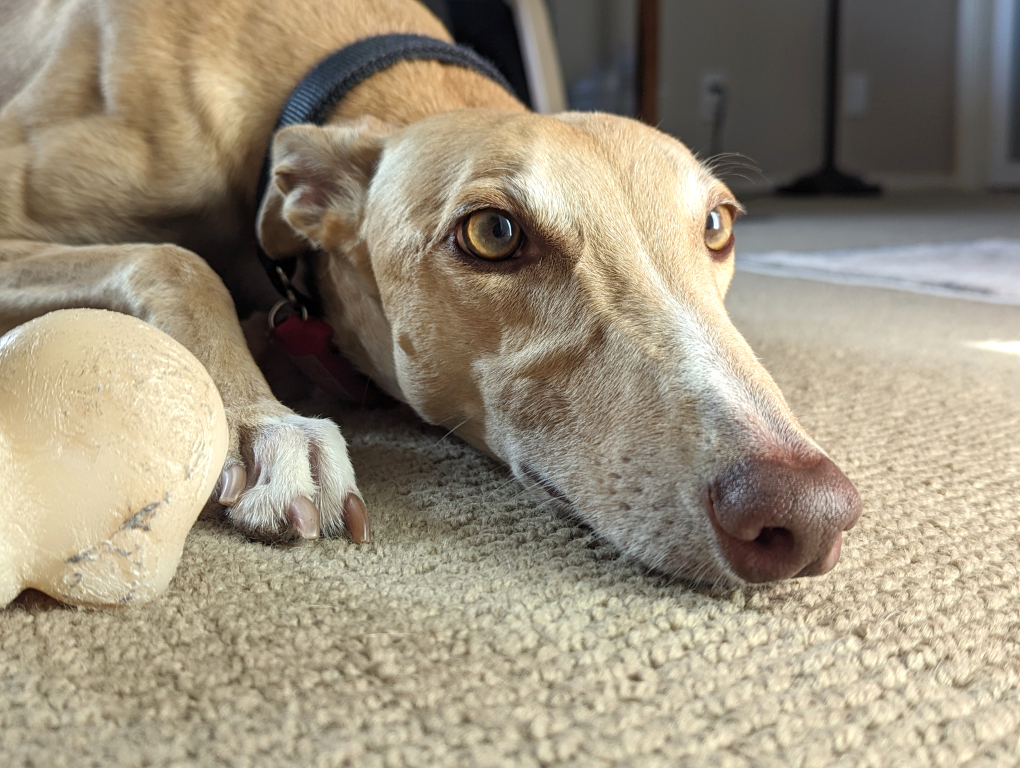
#> input picture delilah.jpg, 4080 x 3072 px (shown at 1/4 size)
$ python make_seg_image.py delilah.jpg
#> lines starting #> are read from the running program, lines starting #| are printed output that depends on the picture; after the words box and inside, x2 and y2 are one past the last pixel; in counts of white or black regions, pixels touching at a corner belong together; long printed decimals are rounded
import argparse
from os import path, makedirs
import json
import numpy as np
from skimage import io
from skimage.transform import rescale
from skimage.filters import gaussian


def compute_grayscale_thresholds(color_dict):
    gray_colors = {name: sum(color)/3 for name, color in color_dict.items()}
    grays = list(gray_colors.values())
    thresholds = [0] + [(c1+c2)/2 for c1, c2 in zip(grays[:-1], grays[1:])] + [255]
    names = gray_colors.keys()
    thresh_dict = {
        color: (sta, end)
        for color, (sta, end) in zip(names, zip(thresholds[:-1], thresholds[1:]))
    }
    return thresh_dict


if __name__ == '__main__':

    parser = argparse.ArgumentParser()
    parser.add_argument('--colors', '-c', default='color-calibration/paper-colors.json', help='JSON file with your papers\' color values')
    parser.add_argument('--sigma', '-s', default=2, type=float, help='Blurring radius. Higher means smoother, simpler shapes. Default=2')
    # parser.add_argument('--min-size', type=int, default=50, help='minimim size of objects/holes')
    parser.add_argument('--debug', action='store_true', help='Save intermediate images for debugging')
    parser.add_argument('--out-dir', '-o', default='output-ims')
    parser.add_argument('im_file', nargs='+', help='Your prepared reference photo')
    args = parser.parse_args()

    # read inputs
    with open(args.colors) as f:
#> (reads color-calibration/paper-colors.json from the repository)
        colors = json.load(f)

    for im_fn in args.im_file:
        print(f'Segmenting {im_fn}')

        im = io.imread(im_fn)[:,:,:3]
#> im is the input picture: shape (3072, 4080, 3); mean R, G, B 155.8, 145.2, 125.3

        # prepare output
        makedirs(args.out_dir, exist_ok=True)

        # scale such that the longer image dimension is 800
        scale = 800 / max(im.shape[:2])
#> scale = 0.196
        im = np.round(rescale(im, scale, channel_axis=-1, preserve_range=True)).astype(np.uint8)
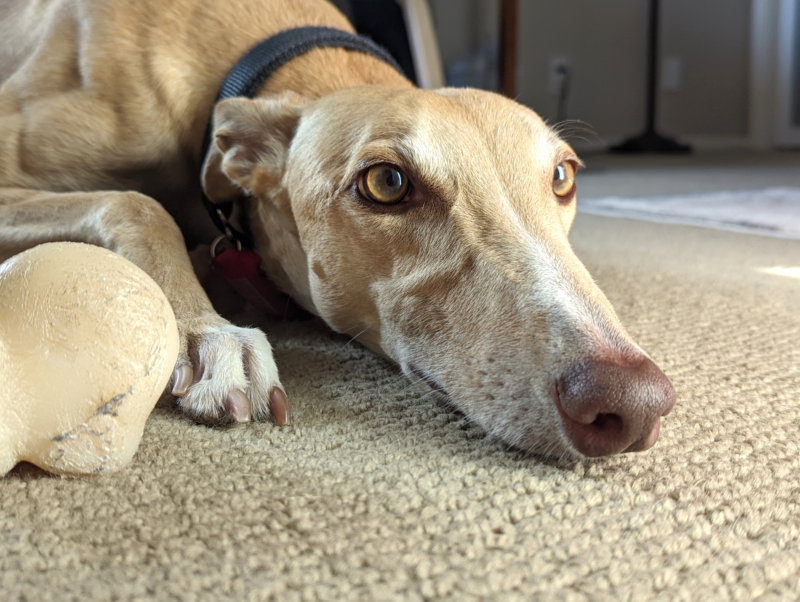
#> im: shape (602, 800, 3); mean R, G, B 155.8, 145.2, 125.3
        if args.debug:
            rescaled_fn = path.join(args.out_dir, 'rescaled.jpg')
            io.imsave(rescaled_fn, im)

        # mean over color channels
        gray = np.round(im.sum(-1)/3).astype(np.uint8)
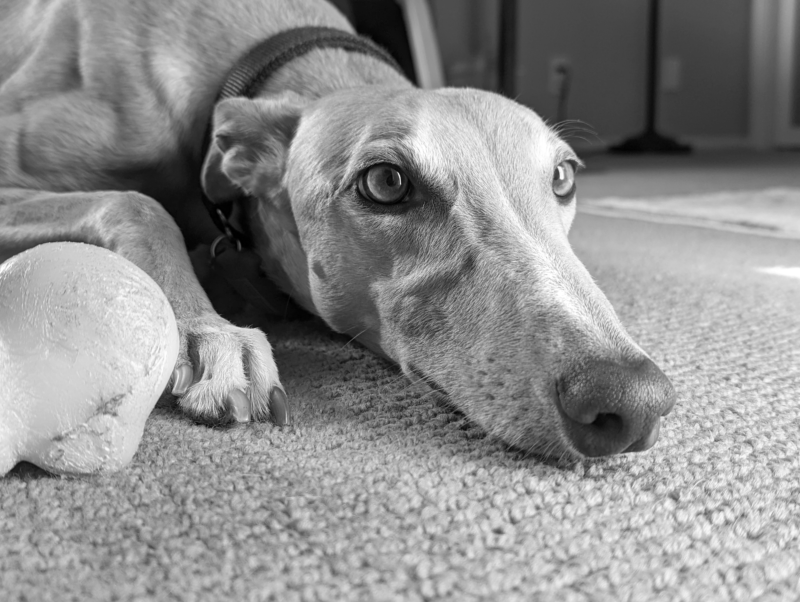
#> gray: shape (602, 800); min 0, max 255, mean 142.1
        if args.debug:
            gray_fn = path.join(args.out_dir, 'gray.jpg')
            io.imsave(gray_fn, gray)

        # blur. otherwise you get way too much detail
        blurred = np.round(gaussian(gray, sigma=args.sigma, preserve_range=True)).astype(np.uint8)
        if args.debug:
            gray_fn = path.join(args.out_dir, 'blurred.jpg')
            io.imsave(gray_fn, blurred)

        # set thresholds to lie halfway between paper colors
        thresh_dict = compute_grayscale_thresholds(colors)
        # for color, (sta, end) in thresh_dict.items():
        #     print(f'{color} values: {sta:.1f} - {end:.1f} (width {end-sta:.1f})')

        # create actual segmentation image. reference photo pixels are rounded to the nearest paper color
        seg_im = np.empty(im.shape, np.uint8)
        for (low, hi), rgb in zip(thresh_dict.values(), colors.values()):
            mask = np.logical_and(blurred>=low, blurred<hi)
            print(low, hi, rgb, mask.sum())
            value = int(round((low+hi)/2))
            seg_im[mask] = rgb
#> this loop made 5 passes
#| 0 86.667 [49, 54, 65] 103854
#| 86.667 145.167 [132, 115, 105] 109614
#| 145.167 197.333 [177, 174, 168] 184866
#| 197.333 224.0 [229, 225, 211] 70471
#| 224.0 255 [219, 226, 234] 12795
#> pass 1, `mask = np.logical_and(blurred>=low, blurred<hi)`:
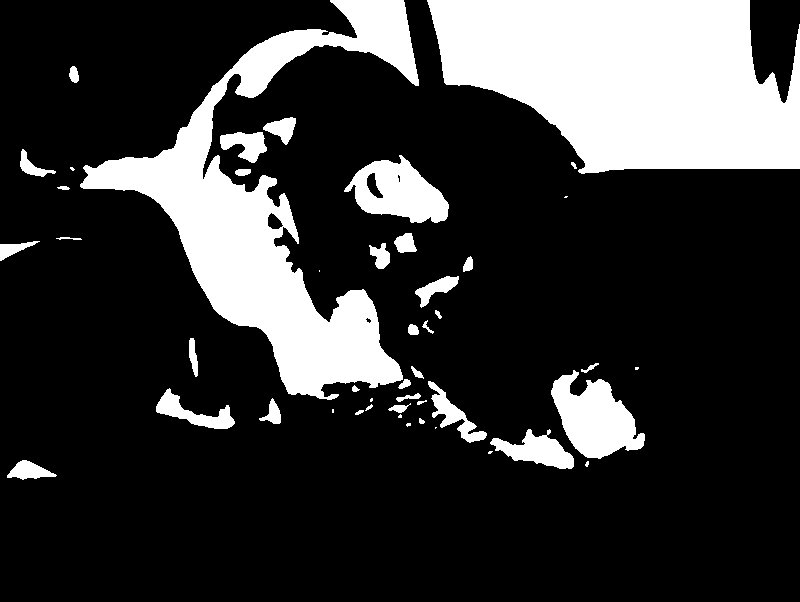
#> mask: shape (602, 800) bool; 21.6% white; 47 white regions (11 under 20 px), largest, box (x1, y1, x2, y2) and area: (427, 0, 800, 174) 48356, (80, 0, 419, 400) 37033, (551, 370, 645, 459) 4803
#> pass 2, `mask = np.logical_and(blurred>=low, blurred<hi)`:
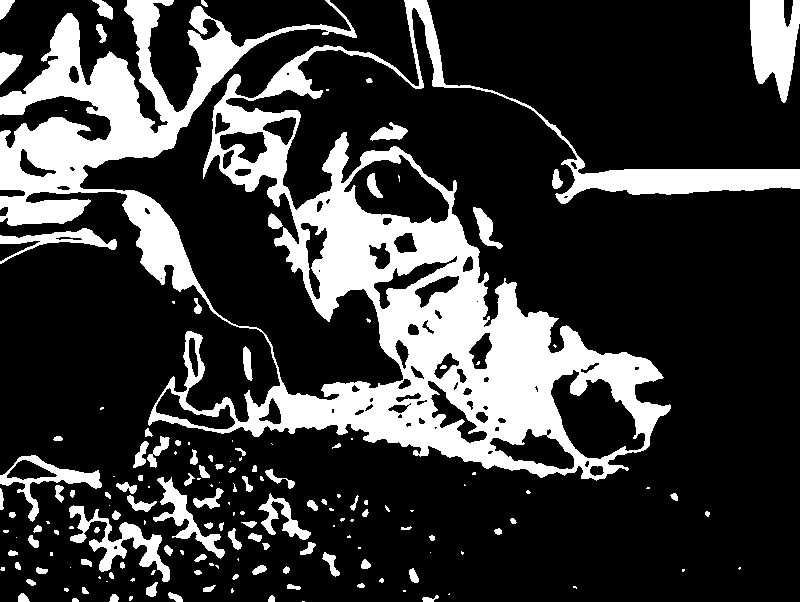
#> mask: shape (602, 800) bool; 22.8% white; 163 white regions (67 under 20 px), largest, box (x1, y1, x2, y2) and area: (0, 0, 800, 481) 90892, (750, 0, 800, 103) 3589, (69, 505, 170, 582) 2139
#> pass 3, `mask = np.logical_and(blurred>=low, blurred<hi)`:
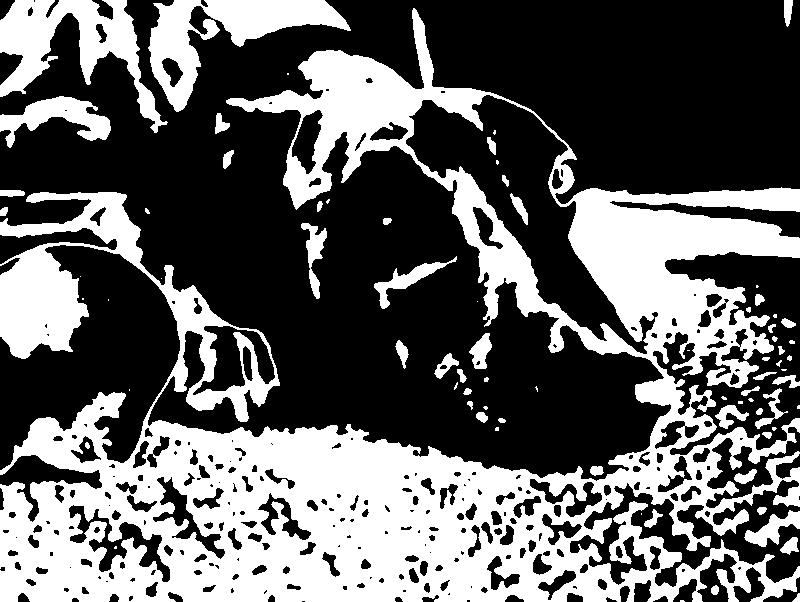
#> mask: shape (602, 800) bool; 38.4% white; 78 white regions (26 under 20 px), largest, box (x1, y1, x2, y2) and area: (0, 8, 800, 602) 158871, (0, 0, 168, 133) 8022, (148, 0, 351, 112) 7866
#> after the loop:
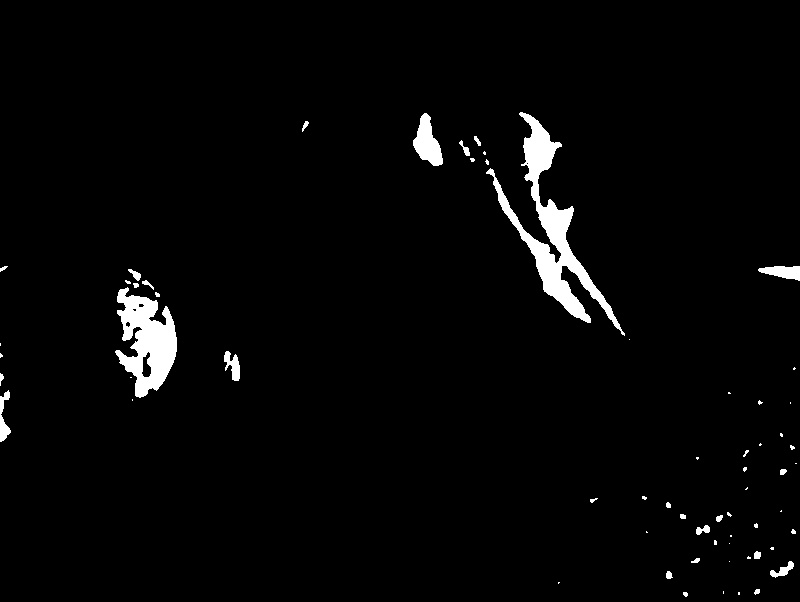
#> mask: shape (602, 800) bool; 2.7% white; 63 white regions (37 under 20 px), largest, box (x1, y1, x2, y2) and area: (486, 112, 625, 336) 5846, (115, 287, 177, 398) 3866, (413, 113, 443, 166) 897
#> after the loop:
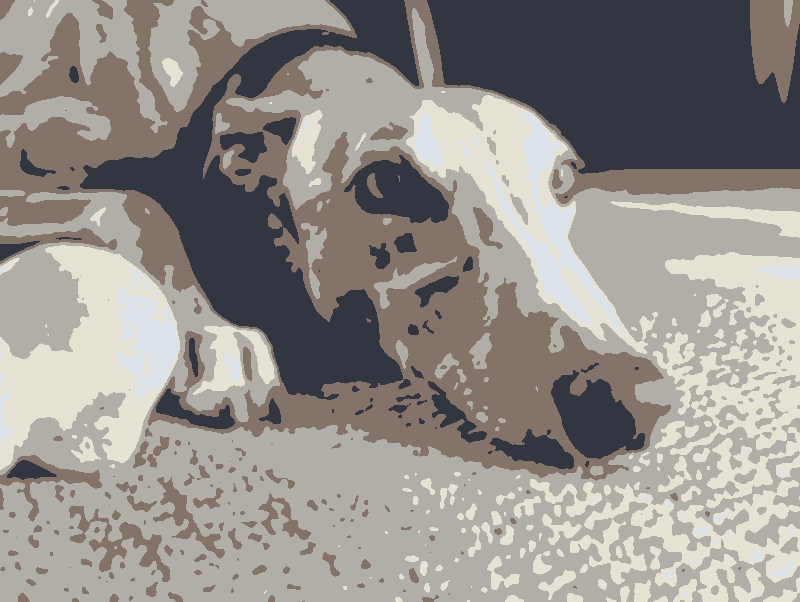
#> seg_im: shape (602, 800, 3); mean of channels 0, 1, 2 147.9, 143.5, 139.5; drawn as R, G, B

        base_input_fn = path.basename(path.splitext(im_fn)[0])
        seg_fn = path.join(args.out_dir, f'{base_input_fn}.png')  # use png; jpeg shows artifacts
        io.imsave(seg_fn, seg_im)
